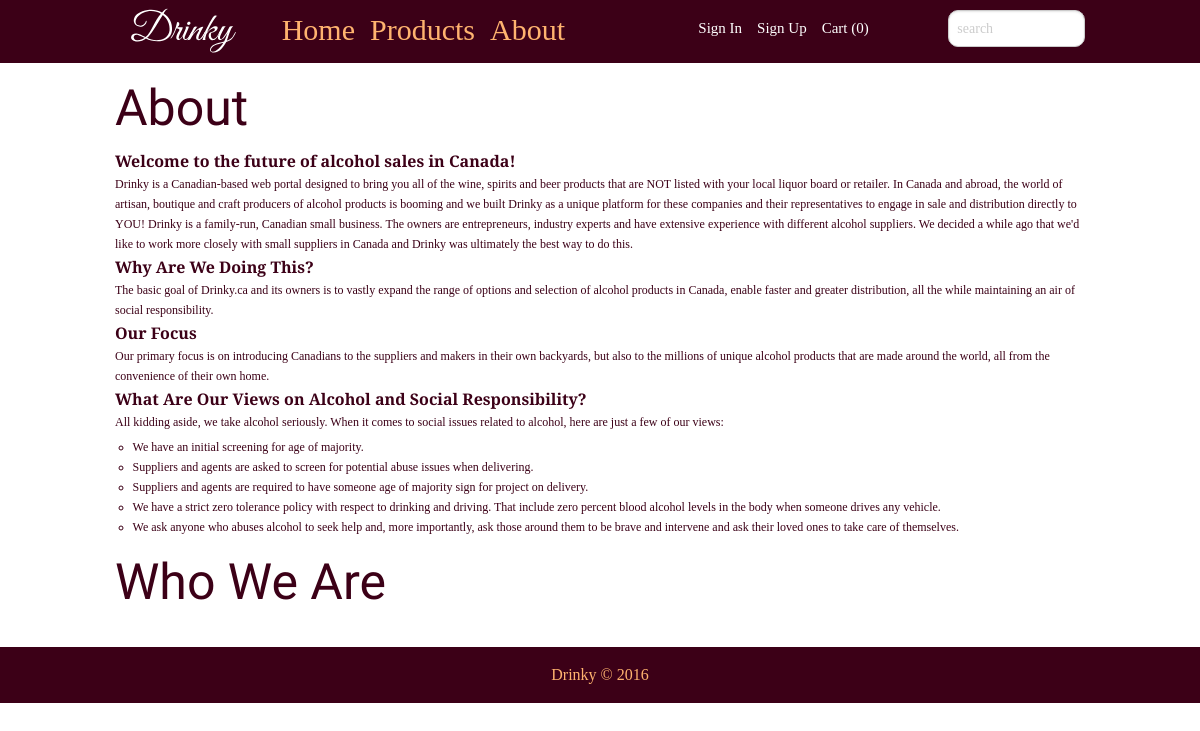
The page /about.php on the database as committed earlier.
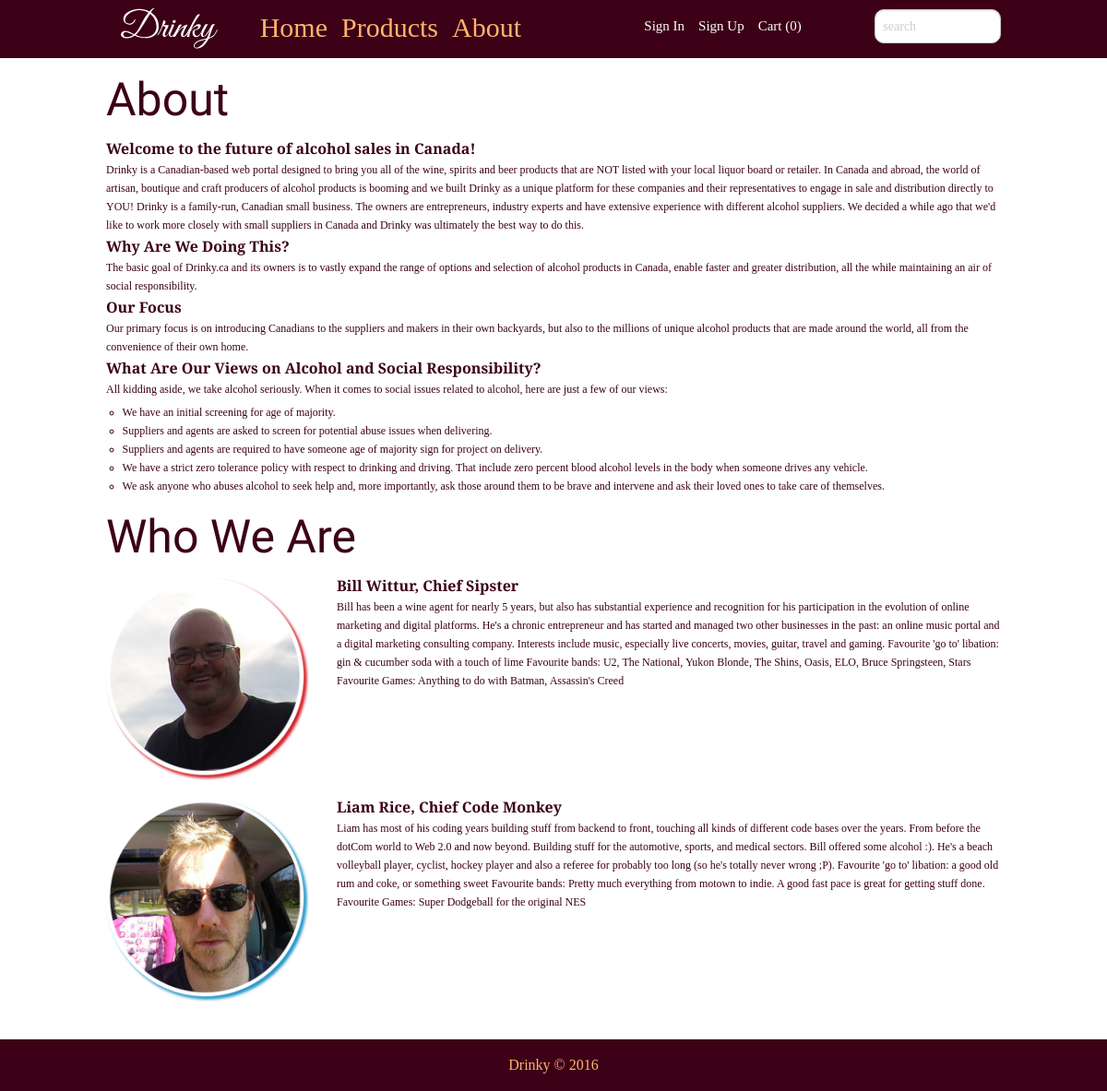
The same page on the database as committed later.
### tables this page shows
CREATE TABLE IF NOT EXISTS tbl_staff (
  staff_id smallint(5) unsigned NOT NULL AUTO_INCREMENT,
  staff_img varchar(100) NOT NULL,
  staff_name varchar(100) NOT NULL,
  staff_info text NOT NULL,
  PRIMARY KEY (staff_id)
);

### admin/includes/read.php (called while the page is built, shortened)
<?php
	function getAll($tbl) {
		include('connect.php');
		$queryAll = "SELECT * FROM {$tbl}";
		$runAll = mysqli_query($link, $queryAll);
		if($runAll){
			return $runAll;
		}else{
			$error =  "There was an error accessing this information.  Please contact your admin.";
			return $error;
		}
	}
 ?>

### about.php (the view, shortened to what this page needs)
<?php
$tbl = "tbl_staff";
$getstaff = getAll($tbl);
 ?>
<html>
<head>
<link rel="stylesheet" href="css/foundation.min.css"/>
<link href="css/reset.css" rel="stylesheet" type="text/css" media="screen">
<link href="css/main.css" rel="stylesheet" type="text/css" media="screen">
</head>
<body>
<header class="topBar">
	<div class="row">
		<div class="small-3 large-2 columns">
			<img class="logoSmall" src="images/drinky_logo_word.svg" alt="logo">
		</div>
		<nav class="show-for-medium-up large-5 columns">
			<ul>
				<li><a href="index.php">Home</a></li>
				<li><a href="product.php">Products</a></li>
				<li><a href="about.php">About</a></li>
			</ul>
		</nav>
		<div class="small-9 large-3 columns log">
			<ul>
				<li><a href="signin.php">Sign In</a></li>
				<li><a href="signup.php">Sign Up</a></li>
				<li><a href="">Cart (0)</a></li>
			</ul>
		</div>
		<div class="small-12 large-2 columns headSearch">
			<input placeholder="search"  type="search">
		</div>
	</div>
</header>
<section class="row about">
	<h2 class="small-12 large-12 columns">About</h2>
	<div class="small-12 large-12 columns">
		<h3>Welcome to the future of alcohol sales in Canada!</h3>
		<p>Drinky is a Canadian-based web portal designed to bring you all of the wine, spirits and beer products that are NOT listed with your local liquor board or retailer.
	In Canada and abroad, the world of artisan, boutique and craft producers of alcohol products is booming and we built Drinky as a unique platform for these companies and their representatives to engage in sale and distribution directly to YOU!
	Drinky is a family-run, Canadian small business. The owners are entrepreneurs, industry experts and have extensive experience with different alcohol suppliers. We decided a while ago that we'd like to work more closely with small suppliers in Canada and Drinky was ultimately the best way to do this.</p>
		<h3>Why Are We Doing This?</h3>
		<p>The basic goal of Drinky.ca and its owners is to vastly expand the range of options and selection of alcohol products in Canada, enable faster and greater distribution, all the while maintaining an air of social responsibility.</p>
		<h3>Our Focus</h3>
		<p>Our primary focus is on introducing Canadians to the suppliers and makers in their own backyards, but also to the millions of unique alcohol products that are made around the world, all from the convenience of their own home.</p>
		<h3>What Are Our Views on Alcohol and Social Responsibility?</h3>
		<p>All kidding aside, we take alcohol seriously. When it comes to social issues related to alcohol, here are just a few of our views:</p>
		<ul class="disc">
			<li>We have an initial screening for age of majority.</li>
			<li>Suppliers and agents are asked to screen for potential abuse issues when delivering.</li>
			<li>Suppliers and agents are required to have someone age of majority sign for project on delivery.</li>
			<li>We have a strict zero tolerance policy with respect to drinking and driving. That include zero percent blood alcohol levels in the body when someone drives any vehicle.</li>
			<li>We ask anyone who abuses alcohol to seek help and, more importantly, ask those around them to be brave and intervene and ask their loved ones to take care of themselves.</li>
		</ul>
	</div>
</section>
<section class="row about">
	<h2 class="small-12 large-12 columns">Who We Are</h2>
	<?php
	if(!is_string($getstaff)){
		while ($row = mysqli_fetch_array($getstaff)) {
			echo "
				<div class=\"small-12 large-12 columns\">
					<div class=\"row\">
						<img class=\"small-6 large-3 columns small-centered large-uncentered\" src=\"images/{$row['staff_img']}\" alt=\"{$row['staff_name']}\">
						<div class=\"small-12 large-9 columns profile\">
							<h3>{$row['staff_name']}</h3>
							<p>{$row['staff_info']}</p>
						</div>
					</div>
				</div>";
		}
	}
	 ?>
</section>
<section class="footer">
	<footer>Drinky &copy; 2016</footer>
</section>
</body>
</html>

### css/main.css (style rules this page uses)
.topBar { background-color: #3c0017; }
header img { padding: 5px; }
header nav ul { margin-top: 15px; }
header nav ul li { float: left; margin-right: 15px; }
header nav ul li a { color: #ffb36f; font-family: "Droid Serif", serif; font-size: 30px; }
.log ul { margin-top: 20px; }
.log ul li { float: left; margin-right: 15px; }
.log ul li a { color: #FFF; font-size: 15px; }
.headSearch input { margin-top: 10px; border-radius: 10px; }
.about h2 { color: #3c0017; font-family: "Passion One", serif; font-size: 50px; margin-top: 20px; margin-bottom: 20px; }
.about h3 { color: #3c0017; font-family: "Droid Serif", serif; font-weight: 700; margin-bottom: 5px; }
.about p { color: #3c0017; font-family: "Droid Serif", serif; margin-bottom: 5px; line-height: 20px; font-size: 12px; }
.about ul li { list-style: circle; line-height: 20px; color: #3c0017; font-family: "Droid Serif", serif; font-size: 12px; }
.about img { margin-bottom: 20px; }
.footer { background-color: #3c0017; }
.footer footer { font-family: "Droid Serif", serif; padding-top: 20px; padding-bottom: 20px; text-align: center; color: #ffb36f; margin-top: 20px; }

Rows that differ between the two databases and show on the page:
added tbl_staff: staff_img (picture), staff_name "Bill Wittur, Chief Sipster", staff_info "Bill has been a wine agent for nearly 5 years, but also has substantial experience and recognition for his participation in the evolution of online marketing and digital platforms. He's a chronic entrepreneur and has started and managed two other businesses in the past: an online music portal and a digital marketing consulting company. Interests include music, especially live concerts, movies, guitar, travel and gaming. Favourite 'go to' libation: gin & cucumber soda with a touch of lime Favourite bands: U2, The National, Yukon Blonde, The Shins, Oasis, ELO, Bruce Springsteen, Stars Favourite Games: Anything to do with Batman, Assassin's Creed"
added tbl_staff: staff_img (picture), staff_name "Liam Rice, Chief Code Monkey", staff_info "Liam has most of his coding years building stuff from backend to front, touching all kinds of different code bases over the years. From before the dotCom world to Web 2.0 and now beyond. Building stuff for the automotive, sports, and medical sectors. Bill offered some alcohol :). He's a beach volleyball player, cyclist, hockey player and also a referee for probably too long (so he's totally never wrong ;P). Favourite 'go to' libation: a good old rum and coke, or something sweet Favourite bands: Pretty much everything from motown to indie. A good fast pace is great for getting stuff done. Favourite Games: Super Dodgeball for the original NES"
